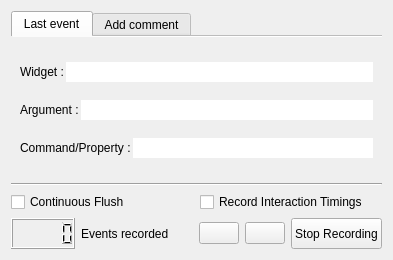
<?xml version="1.0" encoding="UTF-8"?>
<ui version="4.0">
 <class>pqRecordEventsDialog</class>
 <widget class="QDialog" name="pqRecordEventsDialog">
  <property name="geometry">
   <rect>
    <x>0</x>
    <y>0</y>
    <width>393</width>
    <height>256</height>
   </rect>
  </property>
  <property name="windowTitle">
   <string>Dialog</string>
  </property>
  <layout class="QVBoxLayout" name="verticalLayout_3">
   <item>
    <widget class="QTabWidget" name="tabWidget">
     <property name="sizePolicy">
      <sizepolicy hsizetype="Expanding" vsizetype="Maximum">
       <horstretch>0</horstretch>
       <verstretch>0</verstretch>
      </sizepolicy>
     </property>
     <property name="tabShape">
      <enum>QTabWidget::Rounded</enum>
     </property>
     <property name="currentIndex">
      <number>0</number>
     </property>
     <property name="elideMode">
      <enum>Qt::ElideNone</enum>
     </property>
     <property name="usesScrollButtons">
      <bool>false</bool>
     </property>
     <property name="documentMode">
      <bool>true</bool>
     </property>
     <widget class="QWidget" name="lastEvent">
      <attribute name="icon">
       <iconset resource="Resources/QtTesting.qrc">
        <normaloff>:/Icons/info.png</normaloff>:/Icons/info.png</iconset>
      </attribute>
      <attribute name="title">
       <string>Last event</string>
      </attribute>
      <layout class="QVBoxLayout" name="verticalLayout">
       <property name="spacing">
        <number>2</number>
       </property>
       <property name="bottomMargin">
        <number>2</number>
       </property>
       <item>
        <layout class="QHBoxLayout" name="horizontalLayout">
         <item>
          <widget class="QLabel" name="eventWidgetLabel">
           <property name="toolTip">
            <string>Last widget recorded</string>
           </property>
           <property name="text">
            <string>Widget :</string>
           </property>
          </widget>
         </item>
         <item>
          <widget class="QLineEdit" name="eventWidgetEdit">
           <property name="enabled">
            <bool>true</bool>
           </property>
           <property name="frame">
            <bool>false</bool>
           </property>
           <property name="readOnly">
            <bool>true</bool>
           </property>
          </widget>
         </item>
        </layout>
       </item>
       <item>
        <layout class="QHBoxLayout" name="horizontalLayout_2">
         <item>
          <widget class="QLabel" name="eventArgumentLabel">
           <property name="enabled">
            <bool>true</bool>
           </property>
           <property name="sizePolicy">
            <sizepolicy hsizetype="Preferred" vsizetype="Preferred">
             <horstretch>0</horstretch>
             <verstretch>0</verstretch>
            </sizepolicy>
           </property>
           <property name="toolTip">
            <string>Last argument recorded</string>
           </property>
           <property name="text">
            <string>Argument :</string>
           </property>
          </widget>
         </item>
         <item>
          <widget class="QLineEdit" name="eventArgumentEdit">
           <property name="enabled">
            <bool>true</bool>
           </property>
           <property name="frame">
            <bool>false</bool>
           </property>
           <property name="readOnly">
            <bool>true</bool>
           </property>
          </widget>
         </item>
        </layout>
       </item>
       <item>
        <layout class="QHBoxLayout" name="horizontalLayout_3">
         <item>
          <widget class="QLabel" name="eventCommandLabel">
           <property name="toolTip">
            <string>Last command recorded / property checked</string>
           </property>
           <property name="text">
            <string>Command/Property :</string>
           </property>
          </widget>
         </item>
         <item>
          <widget class="QLineEdit" name="eventCommandEdit">
           <property name="enabled">
            <bool>true</bool>
           </property>
           <property name="frame">
            <bool>false</bool>
           </property>
           <property name="readOnly">
            <bool>true</bool>
           </property>
          </widget>
         </item>
        </layout>
       </item>
      </layout>
     </widget>
     <widget class="QWidget" name="addComment">
      <attribute name="icon">
       <iconset resource="Resources/QtTesting.qrc">
        <normaloff>:/Icons/plus.png</normaloff>:/Icons/plus.png</iconset>
      </attribute>
      <attribute name="title">
       <string>Add comment</string>
      </attribute>
      <layout class="QHBoxLayout" name="horizontalLayout_5">
       <item>
        <layout class="QVBoxLayout" name="verticalLayout_4">
         <item>
          <widget class="QLabel" name="commentLabel">
           <property name="text">
            <string>Add your custom comment :</string>
           </property>
          </widget>
         </item>
         <item>
          <widget class="QTextEdit" name="commentTextEdit">
           <property name="sizePolicy">
            <sizepolicy hsizetype="Preferred" vsizetype="Preferred">
             <horstretch>0</horstretch>
             <verstretch>0</verstretch>
            </sizepolicy>
           </property>
           <property name="maximumSize">
            <size>
             <width>16777215</width>
             <height>80</height>
            </size>
           </property>
           <property name="toolTip">
            <string>Write the comment that you want to add</string>
           </property>
          </widget>
         </item>
         <item>
          <layout class="QHBoxLayout" name="horizontalLayout_4">
           <item>
            <widget class="QCheckBox" name="blockingCheckBox">
             <property name="toolTip">
              <string>Add option block to you comment</string>
             </property>
             <property name="text">
              <string>Blocking</string>
             </property>
            </widget>
           </item>
           <item>
            <spacer name="horizontalSpacer">
             <property name="orientation">
              <enum>Qt::Horizontal</enum>
             </property>
             <property name="sizeHint" stdset="0">
              <size>
               <width>40</width>
               <height>20</height>
              </size>
             </property>
            </spacer>
           </item>
           <item>
            <widget class="QPushButton" name="commentAddButton">
             <property name="sizePolicy">
              <sizepolicy hsizetype="Preferred" vsizetype="Preferred">
               <horstretch>0</horstretch>
               <verstretch>0</verstretch>
              </sizepolicy>
             </property>
             <property name="toolTip">
              <string>Add your comment</string>
             </property>
             <property name="text">
              <string>Add to macro</string>
             </property>
             <property name="icon">
              <iconset resource="Resources/QtTesting.qrc">
               <normaloff>:/Icons/plus.png</normaloff>:/Icons/plus.png</iconset>
             </property>
            </widget>
           </item>
          </layout>
         </item>
        </layout>
       </item>
      </layout>
     </widget>
    </widget>
   </item>
   <item>
    <widget class="Line" name="line">
     <property name="orientation">
      <enum>Qt::Horizontal</enum>
     </property>
    </widget>
   </item>
   <item>
    <layout class="QHBoxLayout">
     <property name="spacing">
      <number>6</number>
     </property>
     <property name="sizeConstraint">
      <enum>QLayout::SetMinimumSize</enum>
     </property>
     <property name="margin">
      <number>0</number>
     </property>
     <item>
      <widget class="QCheckBox" name="continuousFlush">
        <property name="text">
          <string>Continuous Flush</string>
        </property>
        <property name="toolTip">
          <string>Write events to file as soon as they are recorded</string>
        </property>
      </widget>
     </item>
     <item>
      <widget class="QCheckBox" name="recordInteractionTimings">
        <property name="text">
          <string>Record Interaction Timings</string>
        </property>
        <property name="toolTip">
          <string>When activated, each pause between interactions will be recorded as a pause event, with the correct timing</string>
        </property>
      </widget>
     </item>
    </layout>
   </item>
   <item>
    <layout class="QHBoxLayout">
     <property name="spacing">
      <number>6</number>
     </property>
     <property name="sizeConstraint">
      <enum>QLayout::SetMinimumSize</enum>
     </property>
     <property name="margin">
      <number>0</number>
     </property>
     <item>
      <widget class="QLCDNumber" name="nbEvents">
       <property name="toolTip">
        <string>numbers of events recorded</string>
       </property>
       <property name="smallDecimalPoint">
        <bool>false</bool>
       </property>
       <property name="digitCount">
        <number>5</number>
       </property>
      </widget>
     </item>
     <item>
      <widget class="QLabel" name="nbEventsLabel">
       <property name="text">
        <string>Events recorded</string>
       </property>
      </widget>
     </item>
     <item>
      <spacer>
       <property name="orientation">
        <enum>Qt::Horizontal</enum>
       </property>
       <property name="sizeType">
        <enum>QSizePolicy::Expanding</enum>
       </property>
       <property name="sizeHint" stdset="0">
        <size>
         <width>133</width>
         <height>31</height>
        </size>
       </property>
      </spacer>
     </item>
     <item>
      <widget class="QPushButton" name="checkButton">
       <property name="toolTip">
        <string>Check default property of a widget instead of recording event</string>
       </property>
       <property name="text">
        <string/>
       </property>
       <property name="icon">
        <iconset resource="Resources/QtTesting.qrc">
         <normaloff>:/Icons/check.png</normaloff>:/Icons/check.png</iconset>
       </property>
       <property name="checkable">
        <bool>true</bool>
       </property>
      </widget>
     </item>
     <item>
      <widget class="QPushButton" name="recordPauseButton">
       <property name="toolTip">
        <string>Start/Pause record</string>
       </property>
       <property name="text">
        <string/>
       </property>
       <property name="icon">
        <iconset resource="Resources/QtTesting.qrc">
         <normaloff>:/Icons/record.png</normaloff>
         <normalon>:/Icons/pause.png</normalon>:/Icons/record.png</iconset>
       </property>
       <property name="checkable">
        <bool>true</bool>
       </property>
      </widget>
     </item>
     <item>
      <widget class="QPushButton" name="stopButton">
       <property name="sizePolicy">
        <sizepolicy hsizetype="Preferred" vsizetype="Preferred">
         <horstretch>0</horstretch>
         <verstretch>0</verstretch>
        </sizepolicy>
       </property>
       <property name="toolTip">
        <string>Stop record</string>
       </property>
       <property name="text">
        <string>Stop Recording</string>
       </property>
       <property name="icon">
        <iconset resource="Resources/QtTesting.qrc">
         <normaloff>:/Icons/playback-stop.png</normaloff>:/Icons/playback-stop.png</iconset>
       </property>
      </widget>
     </item>
    </layout>
   </item>
  </layout>
 </widget>
 <resources>
  <include location="Resources/QtTesting.qrc"/>
 </resources>
 <connections>
  <connection>
   <sender>stopButton</sender>
   <signal>clicked()</signal>
   <receiver>pqRecordEventsDialog</receiver>
   <slot>accept()</slot>
   <hints>
    <hint type="sourcelabel">
     <x>374</x>
     <y>273</y>
    </hint>
    <hint type="destinationlabel">
     <x>84</x>
     <y>36</y>
    </hint>
   </hints>
  </connection>
 </connections>
</ui>
